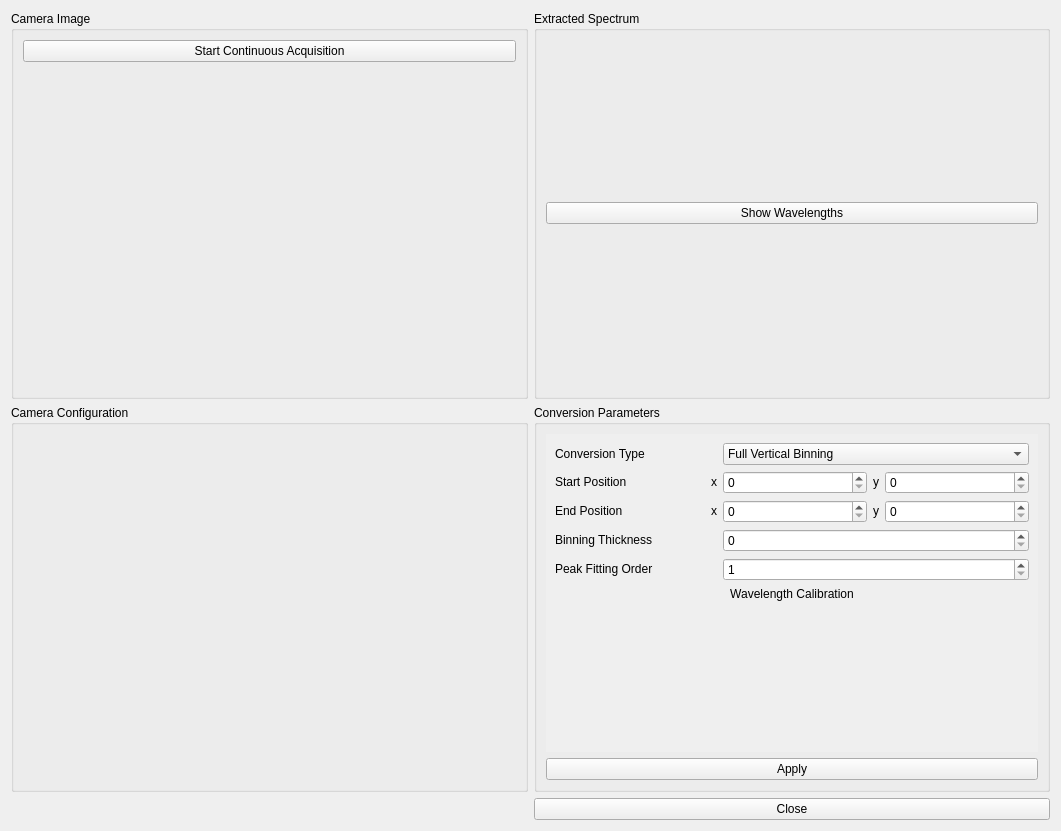
<?xml version="1.0" encoding="UTF-8"?>
<ui version="4.0">
 <class>Form</class>
 <widget class="QWidget" name="Form">
  <property name="geometry">
   <rect>
    <x>0</x>
    <y>0</y>
    <width>1061</width>
    <height>831</height>
   </rect>
  </property>
  <property name="windowTitle">
   <string>Camera Spectrometer Configuration</string>
  </property>
  <layout class="QGridLayout" name="gridLayout">
   <item row="3" column="1">
    <widget class="QPushButton" name="closeButton">
     <property name="sizePolicy">
      <sizepolicy hsizetype="Minimum" vsizetype="Fixed">
       <horstretch>0</horstretch>
       <verstretch>0</verstretch>
      </sizepolicy>
     </property>
     <property name="text">
      <string>Close</string>
     </property>
    </widget>
   </item>
   <item row="0" column="0">
    <widget class="QGroupBox" name="groupBox">
     <property name="sizePolicy">
      <sizepolicy hsizetype="Expanding" vsizetype="MinimumExpanding">
       <horstretch>0</horstretch>
       <verstretch>0</verstretch>
      </sizepolicy>
     </property>
     <property name="title">
      <string>Camera Image</string>
     </property>
     <layout class="QVBoxLayout" name="verticalLayout">
      <item>
       <widget class="QPushButton" name="liveViewButton">
        <property name="text">
         <string>Start Continuous Acquisition</string>
        </property>
        <property name="checkable">
         <bool>false</bool>
        </property>
        <property name="checked">
         <bool>false</bool>
        </property>
        <property name="autoRepeat">
         <bool>false</bool>
        </property>
        <property name="autoExclusive">
         <bool>false</bool>
        </property>
        <property name="autoDefault">
         <bool>false</bool>
        </property>
        <property name="default">
         <bool>false</bool>
        </property>
        <property name="flat">
         <bool>false</bool>
        </property>
       </widget>
      </item>
      <item>
       <widget class="QLabel" name="cameraImage">
        <property name="sizePolicy">
         <sizepolicy hsizetype="Ignored" vsizetype="Ignored">
          <horstretch>0</horstretch>
          <verstretch>0</verstretch>
         </sizepolicy>
        </property>
        <property name="text">
         <string/>
        </property>
        <property name="alignment">
         <set>Qt::AlignCenter</set>
        </property>
       </widget>
      </item>
     </layout>
    </widget>
   </item>
   <item row="0" column="1">
    <widget class="QGroupBox" name="spectrumBox">
     <property name="sizePolicy">
      <sizepolicy hsizetype="Expanding" vsizetype="Ignored">
       <horstretch>0</horstretch>
       <verstretch>0</verstretch>
      </sizepolicy>
     </property>
     <property name="title">
      <string>Extracted Spectrum</string>
     </property>
     <layout class="QVBoxLayout" name="verticalLayout_3">
      <item>
       <widget class="QPushButton" name="showWavelengths">
        <property name="text">
         <string>Show Wavelengths</string>
        </property>
        <property name="checkable">
         <bool>true</bool>
        </property>
        <property name="checked">
         <bool>false</bool>
        </property>
        <property name="autoRepeat">
         <bool>false</bool>
        </property>
        <property name="autoExclusive">
         <bool>false</bool>
        </property>
        <property name="autoDefault">
         <bool>false</bool>
        </property>
        <property name="default">
         <bool>false</bool>
        </property>
        <property name="flat">
         <bool>false</bool>
        </property>
       </widget>
      </item>
     </layout>
    </widget>
   </item>
   <item row="1" column="0">
    <widget class="QGroupBox" name="configBox">
     <property name="sizePolicy">
      <sizepolicy hsizetype="Expanding" vsizetype="MinimumExpanding">
       <horstretch>0</horstretch>
       <verstretch>0</verstretch>
      </sizepolicy>
     </property>
     <property name="title">
      <string>Camera Configuration</string>
     </property>
     <layout class="QVBoxLayout" name="verticalLayout_4"/>
    </widget>
   </item>
   <item row="1" column="1">
    <widget class="QGroupBox" name="groupBox_4">
     <property name="sizePolicy">
      <sizepolicy hsizetype="Expanding" vsizetype="MinimumExpanding">
       <horstretch>0</horstretch>
       <verstretch>0</verstretch>
      </sizepolicy>
     </property>
     <property name="title">
      <string>Conversion Parameters</string>
     </property>
     <property name="alignment">
      <set>Qt::AlignLeading|Qt::AlignLeft|Qt::AlignTop</set>
     </property>
     <layout class="QGridLayout" name="gridLayout_2">
      <item row="9" column="0" colspan="5">
       <widget class="QPushButton" name="applyButton">
        <property name="sizePolicy">
         <sizepolicy hsizetype="Minimum" vsizetype="Fixed">
          <horstretch>0</horstretch>
          <verstretch>0</verstretch>
         </sizepolicy>
        </property>
        <property name="text">
         <string>Apply</string>
        </property>
       </widget>
      </item>
      <item row="0" column="0" colspan="5">
       <widget class="QScrollArea" name="scrollArea">
        <property name="sizePolicy">
         <sizepolicy hsizetype="Expanding" vsizetype="Ignored">
          <horstretch>0</horstretch>
          <verstretch>0</verstretch>
         </sizepolicy>
        </property>
        <property name="frameShape">
         <enum>QFrame::NoFrame</enum>
        </property>
        <property name="frameShadow">
         <enum>QFrame::Plain</enum>
        </property>
        <property name="horizontalScrollBarPolicy">
         <enum>Qt::ScrollBarAlwaysOff</enum>
        </property>
        <property name="sizeAdjustPolicy">
         <enum>QAbstractScrollArea::AdjustIgnored</enum>
        </property>
        <property name="widgetResizable">
         <bool>true</bool>
        </property>
        <widget class="QWidget" name="scrollAreaWidgetContents">
         <property name="geometry">
          <rect>
           <x>0</x>
           <y>0</y>
           <width>505</width>
           <height>304</height>
          </rect>
         </property>
         <property name="sizePolicy">
          <sizepolicy hsizetype="Expanding" vsizetype="Expanding">
           <horstretch>0</horstretch>
           <verstretch>0</verstretch>
          </sizepolicy>
         </property>
         <layout class="QGridLayout" name="gridLayout_3">
          <item row="0" column="0">
           <widget class="QLabel" name="typeLabel">
            <property name="sizePolicy">
             <sizepolicy hsizetype="Minimum" vsizetype="Fixed">
              <horstretch>0</horstretch>
              <verstretch>0</verstretch>
             </sizepolicy>
            </property>
            <property name="minimumSize">
             <size>
              <width>150</width>
              <height>0</height>
             </size>
            </property>
            <property name="text">
             <string>Conversion Type</string>
            </property>
           </widget>
          </item>
          <item row="1" column="0">
           <widget class="QLabel" name="startLabel">
            <property name="sizePolicy">
             <sizepolicy hsizetype="Minimum" vsizetype="Fixed">
              <horstretch>0</horstretch>
              <verstretch>0</verstretch>
             </sizepolicy>
            </property>
            <property name="minimumSize">
             <size>
              <width>150</width>
              <height>0</height>
             </size>
            </property>
            <property name="text">
             <string>Start Position</string>
            </property>
           </widget>
          </item>
          <item row="4" column="2" colspan="3">
           <widget class="QSpinBox" name="fitOrder">
            <property name="sizePolicy">
             <sizepolicy hsizetype="Expanding" vsizetype="Fixed">
              <horstretch>0</horstretch>
              <verstretch>0</verstretch>
             </sizepolicy>
            </property>
            <property name="alignment">
             <set>Qt::AlignLeading|Qt::AlignLeft|Qt::AlignVCenter</set>
            </property>
            <property name="minimum">
             <number>1</number>
            </property>
            <property name="maximum">
             <number>999999999</number>
            </property>
            <property name="value">
             <number>1</number>
            </property>
           </widget>
          </item>
          <item row="2" column="4">
           <widget class="QSpinBox" name="endY">
            <property name="sizePolicy">
             <sizepolicy hsizetype="Expanding" vsizetype="Fixed">
              <horstretch>0</horstretch>
              <verstretch>0</verstretch>
             </sizepolicy>
            </property>
            <property name="alignment">
             <set>Qt::AlignLeading|Qt::AlignLeft|Qt::AlignVCenter</set>
            </property>
            <property name="maximum">
             <number>999999999</number>
            </property>
           </widget>
          </item>
          <item row="2" column="3">
           <widget class="QLabel" name="label_6">
            <property name="sizePolicy">
             <sizepolicy hsizetype="Minimum" vsizetype="Fixed">
              <horstretch>0</horstretch>
              <verstretch>0</verstretch>
             </sizepolicy>
            </property>
            <property name="text">
             <string>y</string>
            </property>
           </widget>
          </item>
          <item row="0" column="2" colspan="3">
           <widget class="QComboBox" name="typeBox">
            <item>
             <property name="text">
              <string>Full Vertical Binning</string>
             </property>
            </item>
            <item>
             <property name="text">
              <string>Rectangle</string>
             </property>
            </item>
           </widget>
          </item>
          <item row="1" column="3">
           <widget class="QLabel" name="label_3">
            <property name="sizePolicy">
             <sizepolicy hsizetype="Minimum" vsizetype="Fixed">
              <horstretch>0</horstretch>
              <verstretch>0</verstretch>
             </sizepolicy>
            </property>
            <property name="text">
             <string>y</string>
            </property>
           </widget>
          </item>
          <item row="3" column="2" colspan="3">
           <widget class="QSpinBox" name="binning">
            <property name="sizePolicy">
             <sizepolicy hsizetype="Expanding" vsizetype="Fixed">
              <horstretch>0</horstretch>
              <verstretch>0</verstretch>
             </sizepolicy>
            </property>
            <property name="alignment">
             <set>Qt::AlignLeading|Qt::AlignLeft|Qt::AlignVCenter</set>
            </property>
            <property name="maximum">
             <number>999999999</number>
            </property>
           </widget>
          </item>
          <item row="1" column="1">
           <widget class="QLabel" name="label_2">
            <property name="sizePolicy">
             <sizepolicy hsizetype="Minimum" vsizetype="Fixed">
              <horstretch>0</horstretch>
              <verstretch>0</verstretch>
             </sizepolicy>
            </property>
            <property name="text">
             <string>x</string>
            </property>
           </widget>
          </item>
          <item row="2" column="2">
           <widget class="QSpinBox" name="endX">
            <property name="sizePolicy">
             <sizepolicy hsizetype="Expanding" vsizetype="Fixed">
              <horstretch>0</horstretch>
              <verstretch>0</verstretch>
             </sizepolicy>
            </property>
            <property name="alignment">
             <set>Qt::AlignLeading|Qt::AlignLeft|Qt::AlignVCenter</set>
            </property>
            <property name="maximum">
             <number>999999999</number>
            </property>
           </widget>
          </item>
          <item row="4" column="0">
           <widget class="QLabel" name="label_9">
            <property name="sizePolicy">
             <sizepolicy hsizetype="Minimum" vsizetype="Fixed">
              <horstretch>0</horstretch>
              <verstretch>0</verstretch>
             </sizepolicy>
            </property>
            <property name="minimumSize">
             <size>
              <width>150</width>
              <height>0</height>
             </size>
            </property>
            <property name="text">
             <string>Peak Fitting Order</string>
            </property>
           </widget>
          </item>
          <item row="6" column="0" colspan="5">
           <layout class="QHBoxLayout" name="wavelengths"/>
          </item>
          <item row="1" column="2">
           <widget class="QSpinBox" name="startX">
            <property name="sizePolicy">
             <sizepolicy hsizetype="Expanding" vsizetype="Fixed">
              <horstretch>0</horstretch>
              <verstretch>0</verstretch>
             </sizepolicy>
            </property>
            <property name="alignment">
             <set>Qt::AlignLeading|Qt::AlignLeft|Qt::AlignVCenter</set>
            </property>
            <property name="maximum">
             <number>999999999</number>
            </property>
           </widget>
          </item>
          <item row="5" column="0" colspan="5">
           <widget class="QLabel" name="label_8">
            <property name="sizePolicy">
             <sizepolicy hsizetype="Minimum" vsizetype="Fixed">
              <horstretch>0</horstretch>
              <verstretch>0</verstretch>
             </sizepolicy>
            </property>
            <property name="minimumSize">
             <size>
              <width>150</width>
              <height>0</height>
             </size>
            </property>
            <property name="text">
             <string>Wavelength Calibration</string>
            </property>
            <property name="alignment">
             <set>Qt::AlignHCenter|Qt::AlignTop</set>
            </property>
           </widget>
          </item>
          <item row="3" column="0">
           <widget class="QLabel" name="label_7">
            <property name="sizePolicy">
             <sizepolicy hsizetype="Minimum" vsizetype="Fixed">
              <horstretch>0</horstretch>
              <verstretch>0</verstretch>
             </sizepolicy>
            </property>
            <property name="minimumSize">
             <size>
              <width>150</width>
              <height>0</height>
             </size>
            </property>
            <property name="text">
             <string>Binning Thickness</string>
            </property>
           </widget>
          </item>
          <item row="2" column="0">
           <widget class="QLabel" name="label_4">
            <property name="sizePolicy">
             <sizepolicy hsizetype="Minimum" vsizetype="Fixed">
              <horstretch>0</horstretch>
              <verstretch>0</verstretch>
             </sizepolicy>
            </property>
            <property name="minimumSize">
             <size>
              <width>150</width>
              <height>0</height>
             </size>
            </property>
            <property name="text">
             <string>End Position</string>
            </property>
           </widget>
          </item>
          <item row="1" column="4">
           <widget class="QSpinBox" name="startY">
            <property name="sizePolicy">
             <sizepolicy hsizetype="Expanding" vsizetype="Fixed">
              <horstretch>0</horstretch>
              <verstretch>0</verstretch>
             </sizepolicy>
            </property>
            <property name="alignment">
             <set>Qt::AlignLeading|Qt::AlignLeft|Qt::AlignVCenter</set>
            </property>
            <property name="maximum">
             <number>999999999</number>
            </property>
           </widget>
          </item>
          <item row="2" column="1">
           <widget class="QLabel" name="label_5">
            <property name="sizePolicy">
             <sizepolicy hsizetype="Minimum" vsizetype="Fixed">
              <horstretch>0</horstretch>
              <verstretch>0</verstretch>
             </sizepolicy>
            </property>
            <property name="text">
             <string>x</string>
            </property>
           </widget>
          </item>
          <item row="7" column="0">
           <spacer name="verticalSpacer">
            <property name="orientation">
             <enum>Qt::Vertical</enum>
            </property>
            <property name="sizeHint" stdset="0">
             <size>
              <width>0</width>
              <height>0</height>
             </size>
            </property>
           </spacer>
          </item>
         </layout>
        </widget>
       </widget>
      </item>
     </layout>
    </widget>
   </item>
  </layout>
 </widget>
 <resources/>
 <connections/>
</ui>
